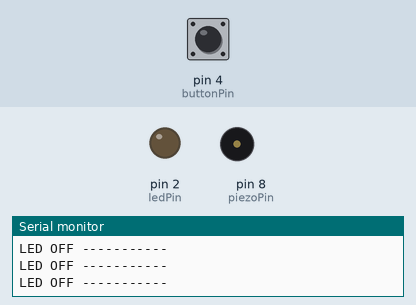
Simulated run of this sketch. Board: Arduino Uno, built with avr-gcc and run on an emulated ATmega328P. Parts: output pins drawn as LEDs (lit = HIGH), buzzer (waves = sounding), the last lines printed to the serial monitor. The test bench sets the inputs (shaded band); at power-on: pin 4 (buttonPin) LOW.

Above: at 1.2 s.
1.3 s: pin 4 (buttonPin) pulled HIGH for 0.15 s
At 1.7 s:
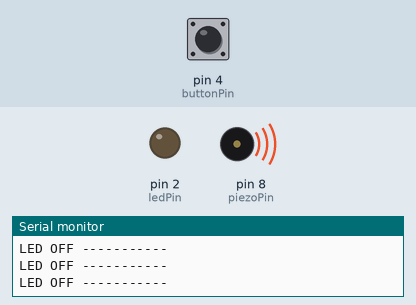
3.4 s: pin 4 (buttonPin) pulled HIGH for 3.2 s
At 4.0 s:
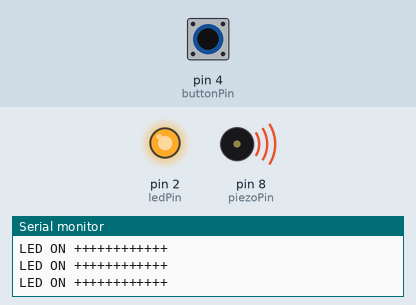
Timing chart, 0 to 8.6 s (numbered marks = the images above; inputs shaded):
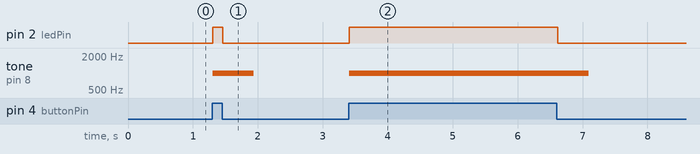

Measured:
- after the input at 1.3 s, pin 2 (ledPin): LOW → HIGH at once, → LOW 0.15 s later; tone on pin 8 (piezoPin): silent → 1000 Hz at once, → silent 0.63 s later
- after the input at 3.4 s, pin 2 (ledPin): LOW → HIGH at once, → LOW 3.2 s later; tone on pin 8 (piezoPin): silent → 1000 Hz at once, → silent 3.7 s later

The sketch:

My_Test_Sketch.ino
```cpp
const int ledPin = 2;
const int buttonPin = 4;

int piezoPin = 8;
int buttonState =0;

void setup(){
  Serial.begin(9600);
  pinMode(ledPin, OUTPUT);
  pinMode(buttonPin, INPUT);
}

void loop(){
  buttonState = digitalRead(buttonPin);
  if (buttonState == HIGH){
    digitalWrite(ledPin, HIGH);
    tone(piezoPin, 1000,500);
    Serial.println("LED ON ++++++++++++");
  }
  else{
    digitalWrite(ledPin, LOW);
    Serial.println("LED OFF -----------");
  }
}
```
